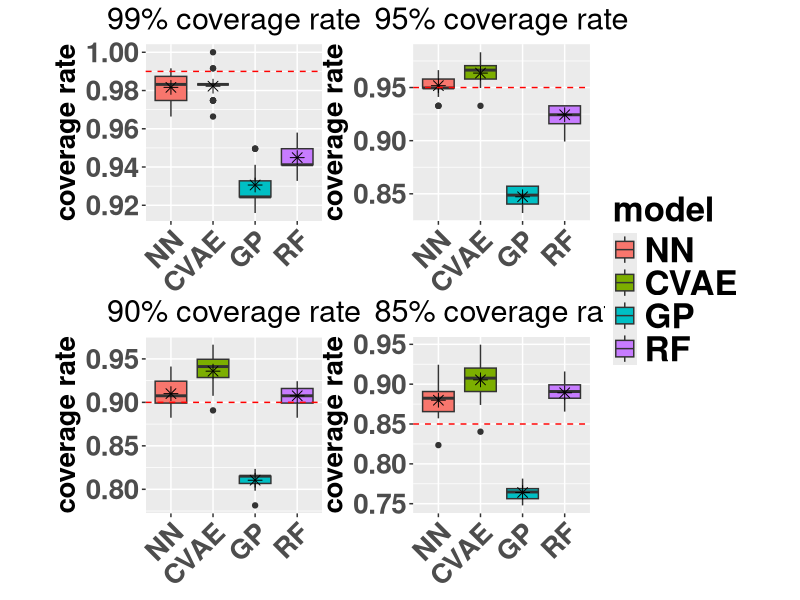
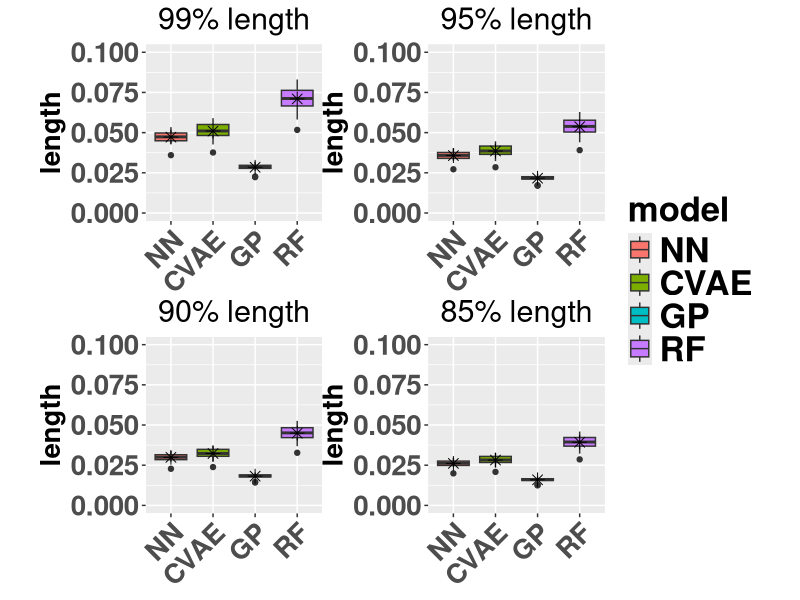
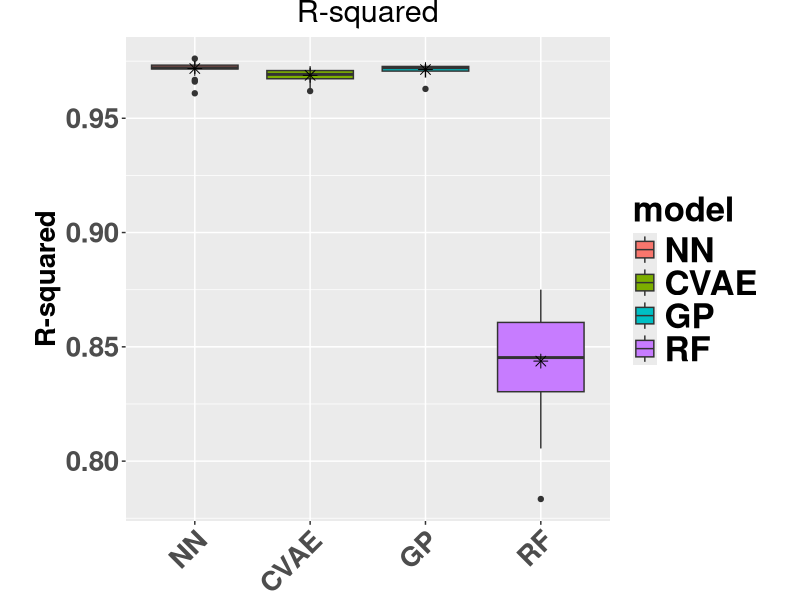
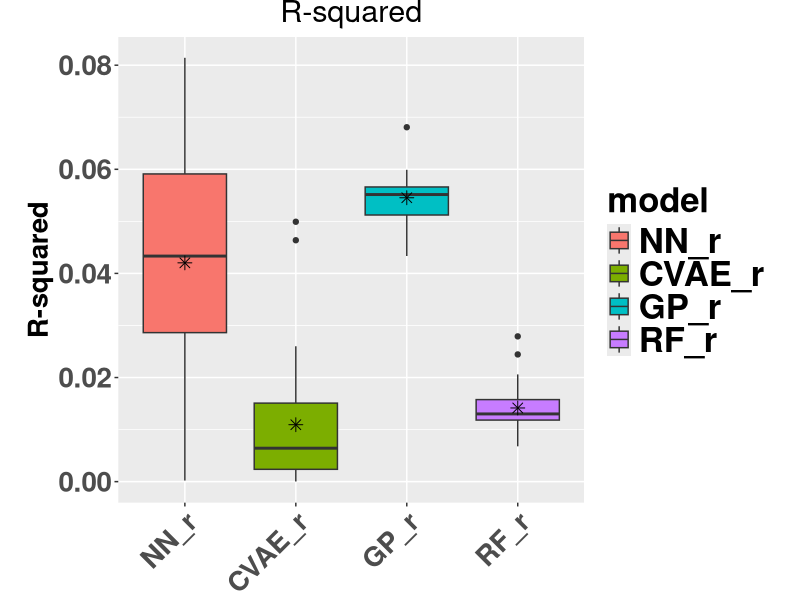

Reproduce these figures in R, in order.
library(ggplot2)
library("patchwork")

## 1200 * 1000

result<-read.csv("result_table.csv",header=TRUE)
result_reduced<-read.csv("result_reduced_table.csv",header=TRUE)

colnames(result)
colnames(result_reduced)

length_idx<- which(grepl("length",colnames(result))==TRUE )
coverage_idx<- which(grepl("coverage",colnames(result))==TRUE )
rsquared_idx<- which(grepl("rsquared",colnames(result))==TRUE )

length_reduced_idx<- which(grepl("length",colnames(result_reduced))==TRUE )
coverage_reduced_idx<- which(grepl("coverage",colnames(result_reduced))==TRUE )
rsquared_reduced_idx<- which(grepl("rsquared",colnames(result_reduced))==TRUE )
length(rsquared_reduced_idx)+length(coverage_reduced_idx)+length(length_reduced_idx)==ncol(result_reduced)

result_length<- result[,length_idx]
result_coverage<- result[,coverage_idx]
result_rsquared<- result[,rsquared_idx]

result_reduced_length<- result_reduced[,length_reduced_idx]
result_reduced_coverage<- result_reduced[,coverage_reduced_idx]
result_reduced_rsquared<- result_reduced[,rsquared_reduced_idx]

# coverage, length, rsquared ----------------------------------------------------------------
colnames(result_reduced_length)

cvae_length<- result_length[,1:4]
cvae_coverage<- result_coverage[,1:4]
cvae_r_squared <-result_rsquared[,1]

cvae_reduced_length<- result_reduced_length[,1:4]
cvae_reduced_coverage<- result_reduced_coverage[,1:4]
cvae_reduced_r_squared <-result_reduced_rsquared[,1]

fnn_length<- result_length[,5:8]
fnn_coverage<- result_coverage[,5:8]
fnn_r_squared <-result_rsquared[,2]

fnn_reduced_length<- result_reduced_length[,5:8]
fnn_reduced_coverage<- result_reduced_coverage[,5:8]
fnn_reduced_r_squared <-result_reduced_rsquared[,2]

rf_length <- result_length[,9:12]
rf_coverage<- result_coverage[,9:12]
rf_r_squared <-result_rsquared[,3]

rf_reduced_length <- result_reduced_length[,9:12]
rf_reduced_coverage<- result_reduced_coverage[,9:12]
rf_reduced_r_squared <-result_reduced_rsquared[,3]

gp_length <-result_length[,13:16]
gp_coverage<- result_coverage[,13:16]
gp_r_squared <-result_rsquared[,4]

gp_reduced_length <-result_reduced_length[,13:16]
gp_reduced_coverage<- result_reduced_coverage[,13:16]
gp_reduced_r_squared <-result_reduced_rsquared[,4]


## 99% coverage rate
#mean(cvae_99[,1])
#mean(fnn_99[,1])
cvae_99<-data.frame(coverage_rate=cvae_coverage$cvae_99_coverage,model=rep("CVAE",27))
fnn_99<-data.frame(coverage_rate=fnn_coverage$fnn_99_coverage,model=rep("NN",27))
rf_99<-data.frame(coverage_rate=rf_coverage$rf_99_coverage,model=rep("RF",27))
gp_99<-data.frame(coverage_rate=gp_coverage$gp_99_coverage,model=rep("GP",27))

cvae_reduced_99<-data.frame(coverage_rate=cvae_reduced_coverage$cvae_reduced_99_coverage,model=rep("CVAE_r",27))
fnn_reduced_99<-data.frame(coverage_rate=fnn_reduced_coverage$fnn_reduced_99_coverage,model=rep("NN_r",27))
rf_reduced_99<-data.frame(coverage_rate=rf_reduced_coverage$rf_reduced_99_coverage,model=rep("RF_r",27))
gp_reduced_99<-data.frame(coverage_rate=gp_reduced_coverage$gp_reduced_99_coverage,model=rep("GP_r",27))

#all_99<-rbind.data.frame(cvae_99, cvae_reduced_99, fnn_99, fnn_reduced_99, rf_99, rf_reduced_99, gp_99,gp_reduced_99)
all_99<-rbind.data.frame(cvae_99, fnn_99,rf_99, gp_99)
#all_99<-rbind.data.frame(cvae_reduced_99, fnn_reduced_99, rf_reduced_99, gp_reduced_99)


desired_order<-c("NN","CVAE","GP","RF")
all_99$model<-factor(all_99$model,levels=desired_order)
fig1<-ggplot(all_99, aes(x=model, y=coverage_rate,fill=model)) + 
  geom_boxplot()+
  stat_summary(fun=mean, geom="point", shape=8,color="black", fill="red",size=3) +
  ggtitle("99% coverage rate")+
  geom_hline(yintercept=0.99,col="red",linetype="dashed")+
  theme(plot.title = element_text(size=22,hjust = 0.5),axis.text=element_text(size=20,face="bold"),
        axis.title=element_text(size=20,face="bold"),
        legend.title=element_text(size=25,face="bold"),
        legend.text=element_text(size=25,face="bold"),
        axis.text.y = element_text(face="bold",size=20),
        axis.text.x = element_text(face="bold",size=20)
        )+
  xlab(NULL)+
  ylab("coverage rate")+
  scale_x_discrete(limits=c("NN","CVAE","GP","RF"))+
  theme(aspect.ratio=1,axis.text.x = element_text(angle = 45, hjust = 1))+
  theme(plot.margin = margin(0, 0, 0, 0, "cm"))

cvae_95<-data.frame(coverage_rate=cvae_coverage$cvae_95_coverage,model=rep("CVAE",27))
fnn_95<-data.frame(coverage_rate=fnn_coverage$fnn_95_coverage,model=rep("NN",27))
rf_95<-data.frame(coverage_rate=rf_coverage$rf_95_coverage,model=rep("RF",27))
gp_95<-data.frame(coverage_rate=gp_coverage$gp_95_coverage,model=rep("GP",27))

cvae_reduced_95<-data.frame(coverage_rate=cvae_reduced_coverage$cvae_reduced_95_coverage,model=rep("CVAE_r",27))
fnn_reduced_95<-data.frame(coverage_rate=fnn_reduced_coverage$fnn_reduced_95_coverage,model=rep("NN_r",27))
rf_reduced_95<-data.frame(coverage_rate=rf_reduced_coverage$rf_reduced_95_coverage,model=rep("RF_r",27))
gp_reduced_95<-data.frame(coverage_rate=gp_reduced_coverage$gp_reduced_95_coverage,model=rep("GP_r",27))

round(mean(cvae_reduced_95[,1]),3)
round(mean(fnn_reduced_95[,1]),3)
round(mean(rf_reduced_95[,1]),3)
round(mean(gp_reduced_95[,1]),3)

#all_95<-rbind.data.frame(cvae_95, cvae_reduced_95, fnn_95, fnn_reduced_95, rf_95, rf_reduced_95, gp_95,gp_reduced_95)
all_95<-rbind.data.frame(cvae_95, fnn_95, rf_95, gp_95)
#all_95<-rbind.data.frame(cvae_reduced_95, fnn_reduced_95, rf_reduced_95, gp_reduced_95)

desired_order<-c("NN","CVAE","GP","RF")
all_95$model<-factor(all_95$model,levels=desired_order)

fig2<-ggplot(all_95, aes(x=model, y=coverage_rate,fill=model)) + 
  geom_boxplot()+
  stat_summary(fun=mean, geom="point", shape=8,color="black", fill="red",size=3) +
  ggtitle("95% coverage rate")+
  geom_hline(yintercept=0.95,col="red",linetype="dashed")+
  theme(plot.title = element_text(size=22,hjust = 0.5),axis.text=element_text(size=20,face="bold"),
        axis.title=element_text(size=20,face="bold"),
        legend.title=element_text(size=25,face="bold"),
        legend.text=element_text(size=25,face="bold"),
        axis.text.y = element_text(face="bold",size=20),
        axis.text.x = element_text(face="bold",size=20)
  )+
  xlab(NULL)+
  ylab("coverage rate")+
  scale_x_discrete(limits=c("NN","CVAE","GP","RF"))+
  theme(aspect.ratio=1,axis.text.x = element_text(angle = 45, hjust = 1))+
  theme(plot.margin = margin(0, 0, 0, 0, "cm"))

cvae_90<-data.frame(coverage_rate=cvae_coverage$cvae_90_coverage,model=rep("CVAE",27))
fnn_90<-data.frame(coverage_rate=fnn_coverage$fnn_90_coverage,model=rep("NN",27))
rf_90<-data.frame(coverage_rate=rf_coverage$rf_90_coverage,model=rep("RF",27))
gp_90<-data.frame(coverage_rate=gp_coverage$gp_90_coverage,model=rep("GP",27))

cvae_reduced_90<-data.frame(coverage_rate=cvae_reduced_coverage$cvae_reduced_90_coverage,model=rep("CVAE_r",27))
fnn_reduced_90<-data.frame(coverage_rate=fnn_reduced_coverage$fnn_reduced_90_coverage,model=rep("NN_r",27))
rf_reduced_90<-data.frame(coverage_rate=rf_reduced_coverage$rf_reduced_90_coverage,model=rep("RF_r",27))
gp_reduced_90<-data.frame(coverage_rate=gp_reduced_coverage$gp_reduced_90_coverage,model=rep("GP_r",27))

#all_90<-rbind.data.frame(cvae_90, cvae_reduced_90, fnn_90, fnn_reduced_90, rf_90, rf_reduced_90, gp_90,gp_reduced_90)
all_90<-rbind.data.frame(cvae_90,  fnn_90, rf_90,  gp_90)
#all_90<-rbind.data.frame(cvae_reduced_90, fnn_reduced_90, rf_reduced_90, gp_reduced_90)
desired_order<-c("NN","CVAE","GP","RF")
all_90$model<-factor(all_90$model,levels=desired_order)


fig3<-ggplot(all_90, aes(x=model, y=coverage_rate,fill=model)) + 
  geom_boxplot()+
  stat_summary(fun=mean, geom="point", shape=8,color="black", fill="red",size=3) +
  ggtitle("90% coverage rate")+
  geom_hline(yintercept=0.90,col="red",linetype="dashed")+
  theme(plot.title = element_text(size=22,hjust = 0.5),axis.text=element_text(size=20,face="bold"),
        axis.title=element_text(size=20,face="bold"),
        legend.title=element_text(size=25,face="bold"),
        legend.text=element_text(size=25,face="bold"),
        axis.text.y = element_text(face="bold",size=20),
        axis.text.x = element_text(face="bold",size=20)
  )+
  xlab(NULL)+
  ylab("coverage rate")+
  scale_x_discrete(limits=c("NN","CVAE","GP","RF"))+
  theme(aspect.ratio=1,axis.text.x = element_text(angle = 45, hjust = 1))+
  theme(plot.margin = margin(0, 0, 0, 0, "cm"))


cvae_85<-data.frame(coverage_rate=cvae_coverage$cvae_85_coverage,model=rep("CVAE",27))
fnn_85<-data.frame(coverage_rate=fnn_coverage$fnn_85_coverage,model=rep("NN",27))
rf_85<-data.frame(coverage_rate=rf_coverage$rf_85_coverage,model=rep("RF",27))
gp_85<-data.frame(coverage_rate=gp_coverage$gp_85_coverage,model=rep("GP",27))

cvae_reduced_85<-data.frame(coverage_rate=cvae_reduced_coverage$cvae_reduced_85_coverage,model=rep("CVAE_r",27))
fnn_reduced_85<-data.frame(coverage_rate=fnn_reduced_coverage$fnn_reduced_85_coverage,model=rep("NN_r",27))
rf_reduced_85<-data.frame(coverage_rate=rf_reduced_coverage$rf_reduced_85_coverage,model=rep("RF_r",27))
gp_reduced_85<-data.frame(coverage_rate=gp_reduced_coverage$gp_reduced_85_coverage,model=rep("GP_r",27))

#all_85<-rbind.data.frame(cvae_85, cvae_reduced_85, fnn_85, fnn_reduced_85, rf_85, rf_reduced_85, gp_85,gp_reduced_85)
all_85<-rbind.data.frame(cvae_85, fnn_85, rf_85,  gp_85)
#all_85<-rbind.data.frame( cvae_reduced_85,fnn_reduced_85, rf_reduced_85, gp_reduced_85)
desired_order<-c("NN","CVAE","GP","RF")
all_85$model<-factor(all_85$model,levels=desired_order)


fig4<-ggplot(all_85, aes(x=model, y=coverage_rate,fill=model)) + 
  geom_boxplot()+
  stat_summary(fun=mean, geom="point", shape=8,color="black", fill="red",size=3) +
  ggtitle("85% coverage rate")+
  geom_hline(yintercept=0.85,col="red",linetype="dashed")+
  theme(plot.title = element_text(size=22,hjust = 0.5),axis.text=element_text(size=20,face="bold"),
        axis.title=element_text(size=20,face="bold"),
        legend.title=element_text(size=25,face="bold"),
        legend.text=element_text(size=25,face="bold"),
        axis.text.y = element_text(face="bold",size=20),
        axis.text.x = element_text(face="bold",size=20)
  )+
  xlab(NULL)+
  ylab("coverage rate")+
  scale_x_discrete(limits=c("NN","CVAE","GP","RF"))+
  theme(aspect.ratio=1,axis.text.x = element_text(angle = 45, hjust = 1))+
  theme(plot.margin = margin(0, 0, 0, 0, "cm"))

combined<-fig1+fig2+fig3+fig4 &theme(legend.position="right")
combined+plot_layout(guides="collect")

### length

cvae_99<-data.frame(length=cvae_length$cvae_99_length,model=rep("CVAE",27))
fnn_99<-data.frame(length=fnn_length$fnn_99_length,model=rep("NN",27))
rf_99<-data.frame(length=rf_length$rf_99_length,model=rep("RF",27))
gp_99<-data.frame(length=gp_length$gp_99_length,model=rep("GP",27))

cvae_reduced_99<-data.frame(length=cvae_reduced_length$cvae_reduced_99_length,model=rep("CVAE_r",27))
fnn_reduced_99<-data.frame(length=fnn_reduced_length$fnn_reduced_99_length,model=rep("NN_r",27))
rf_reduced_99<-data.frame(length=rf_reduced_length$rf_reduced_99_length,model=rep("RF_r",27))
gp_reduced_99<-data.frame(length=gp_reduced_length$gp_reduced_99_length,model=rep("GP_r",27))

#all_99<-rbind.data.frame(cvae_99, cvae_reduced_99, fnn_99, fnn_reduced_99, rf_99, rf_reduced_99, gp_99,gp_reduced_99)
all_99<-rbind.data.frame(cvae_99, fnn_99,  rf_99,  gp_99)
#all_99<-rbind.data.frame( cvae_reduced_99,  fnn_reduced_99,  rf_reduced_99,gp_reduced_99)

desired_order<-c("NN","CVAE","GP","RF")
all_99$model<-factor(all_99$model,levels=desired_order)

fig11<-ggplot(all_99, aes(x=model, y=length,fill=model)) + 
  geom_boxplot()+
  stat_summary(fun=mean, geom="point", shape=8,color="black", fill="red",size=3) +
  ggtitle("99% length")+
  theme(plot.title = element_text(size=22,hjust = 0.5),axis.text=element_text(size=20,face="bold"),
        axis.title=element_text(size=20,face="bold"),
        legend.title=element_text(size=25,face="bold"),
        legend.text=element_text(size=25,face="bold"),
        axis.text.y = element_text(face="bold",size=20),
        axis.text.x = element_text(face="bold",size=20)
  )+
  xlab(NULL)+
  ylim(0,0.1)+
  ylab("length")+
  scale_x_discrete(limits=c("NN","CVAE","GP","RF"))+
  theme(aspect.ratio=1,axis.text.x = element_text(angle = 45, hjust = 1))+
  theme(plot.margin = margin(0, 0, 0, 0, "cm"))

cvae_95<-data.frame(length=cvae_length$cvae_95_length,model=rep("CVAE",27))
fnn_95<-data.frame(length=fnn_length$fnn_95_length,model=rep("NN",27))
rf_95<-data.frame(length=rf_length$rf_95_length,model=rep("RF",27))
gp_95<-data.frame(length=gp_length$gp_95_length,model=rep("GP",27))

cvae_reduced_95<-data.frame(length=cvae_reduced_length$cvae_reduced_95_length,model=rep("CVAE_r",27))
fnn_reduced_95<-data.frame(length=fnn_reduced_length$fnn_reduced_95_length,model=rep("NN_r",27))
rf_reduced_95<-data.frame(length=rf_reduced_length$rf_reduced_95_length,model=rep("RF_r",27))
gp_reduced_95<-data.frame(length=gp_reduced_length$gp_reduced_95_length,model=rep("GP_r",27))

#all_95<-rbind.data.frame(cvae_95, cvae_reduced_95, fnn_95, fnn_reduced_95, rf_95, rf_reduced_95, gp_95,gp_reduced_95)
all_95<-rbind.data.frame(cvae_95, fnn_95,  rf_95, gp_95)
#all_95<-rbind.data.frame( cvae_reduced_95, fnn_reduced_95,  rf_reduced_95, gp_reduced_95)
desired_order<-c("NN","CVAE","GP","RF")
all_95$model<-factor(all_95$model,levels=desired_order)


round(mean(cvae_reduced_95[,1]),3)
round(mean(fnn_reduced_95[,1]),3)
round(mean(rf_reduced_95[,1]),3)
round(mean(gp_reduced_95[,1]),3)

fig22<-ggplot(all_95, aes(x=model, y=length,fill=model)) + 
  geom_boxplot()+
  stat_summary(fun=mean, geom="point", shape=8,color="black", fill="red",size=3) +
  ggtitle("95% length")+
  theme(plot.title = element_text(size=22,hjust = 0.5),axis.text=element_text(size=20,face="bold"),
        axis.title=element_text(size=20,face="bold"),
        legend.title=element_text(size=25,face="bold"),
        legend.text=element_text(size=25,face="bold"),
        axis.text.y = element_text(face="bold",size=20),
        axis.text.x = element_text(face="bold",size=20)
  )+
  xlab(NULL)+
  ylim(0,0.1)+
  ylab("length")+
  scale_x_discrete(limits=c("NN","CVAE","GP","RF"))+
  theme(aspect.ratio=1,axis.text.x = element_text(angle = 45, hjust = 1))+
  theme(plot.margin = margin(0, 0, 0, 0, "cm"))

cvae_90<-data.frame(length=cvae_length$cvae_90_length,model=rep("CVAE",27))
fnn_90<-data.frame(length=fnn_length$fnn_90_length,model=rep("NN",27))
rf_90<-data.frame(length=rf_length$rf_90_length,model=rep("RF",27))
gp_90<-data.frame(length=gp_length$gp_90_length,model=rep("GP",27))

cvae_reduced_90<-data.frame(length=cvae_reduced_length$cvae_reduced_90_length,model=rep("CVAE_r",27))
fnn_reduced_90<-data.frame(length=fnn_reduced_length$fnn_reduced_90_length,model=rep("NN_r",27))
rf_reduced_90<-data.frame(length=rf_reduced_length$rf_reduced_90_length,model=rep("RF_r",27))
gp_reduced_90<-data.frame(length=gp_reduced_length$gp_reduced_90_length,model=rep("GP_r",27))

#all_90<-rbind.data.frame(cvae_90, cvae_reduced_90, fnn_90, fnn_reduced_90, rf_90, rf_reduced_90, gp_90,gp_reduced_90)
all_90<-rbind.data.frame(cvae_90,  fnn_90, rf_90,  gp_90)
#all_90<-rbind.data.frame(cvae_reduced_90,fnn_reduced_90,rf_reduced_90,gp_reduced_90)
desired_order<-c("NN","CVAE","GP","RF")
all_90$model<-factor(all_90$model,levels=desired_order)

fig33<-ggplot(all_90, aes(x=model, y=length,fill=model)) + 
  geom_boxplot()+
  stat_summary(fun=mean, geom="point", shape=8,color="black", fill="red",size=3) +
  ggtitle("90% length")+
  theme(plot.title = element_text(size=22,hjust = 0.5),axis.text=element_text(size=20,face="bold"),
        axis.title=element_text(size=20,face="bold"),
        legend.title=element_text(size=25,face="bold"),
        legend.text=element_text(size=25,face="bold"),
        axis.text.y = element_text(face="bold",size=20),
        axis.text.x = element_text(face="bold",size=20)
  )+
  xlab(NULL)+
  ylim(0,0.1)+
  ylab("length")+
  scale_x_discrete(limits=c("NN","CVAE","GP","RF"))+
  theme(aspect.ratio=1,axis.text.x = element_text(angle = 45, hjust = 1))+
  theme(plot.margin = margin(0, 0, 0, 0, "cm"))


cvae_85<-data.frame(length=cvae_length$cvae_85_length,model=rep("CVAE",27))
fnn_85<-data.frame(length=fnn_length$fnn_85_length,model=rep("NN",27))
rf_85<-data.frame(length=rf_length$rf_85_length,model=rep("RF",27))
gp_85<-data.frame(length=gp_length$gp_85_length,model=rep("GP",27))

cvae_reduced_85<-data.frame(length=cvae_reduced_length$cvae_reduced_85_length,model=rep("CVAE_r",27))
fnn_reduced_85<-data.frame(length=fnn_reduced_length$fnn_reduced_85_length,model=rep("NN_r",27))
rf_reduced_85<-data.frame(length=rf_reduced_length$rf_reduced_85_length,model=rep("RF_r",27))
gp_reduced_85<-data.frame(length=gp_reduced_length$gp_reduced_85_length,model=rep("GP_r",27))

#all_85<-rbind.data.frame(cvae_85, cvae_reduced_85, fnn_85, fnn_reduced_85, rf_85, rf_reduced_85, gp_85,gp_reduced_85)
all_85<-rbind.data.frame(cvae_85,  fnn_85,  rf_85, gp_85)
#all_85<-rbind.data.frame(cvae_reduced_85, fnn_reduced_85,  rf_reduced_85,gp_reduced_85)
desired_order<-c("NN","CVAE","GP","RF")
all_85$model<-factor(all_85$model,levels=desired_order)

fig44<-ggplot(all_85, aes(x=model, y=length,fill=model)) + 
  geom_boxplot()+
  stat_summary(fun=mean, geom="point", shape=8,color="black", fill="red",size=3) +
  ggtitle("85% length")+
  theme(plot.title = element_text(size=22,hjust = 0.5),axis.text=element_text(size=20,face="bold"),
        axis.title=element_text(size=20,face="bold"),
        legend.title=element_text(size=25,face="bold"),
        legend.text=element_text(size=25,face="bold"),
        axis.text.y = element_text(face="bold",size=20),
        axis.text.x = element_text(face="bold",size=20)
  )+
  xlab(NULL)+
  ylim(0,0.1)+
  ylab("length")+
  scale_x_discrete(limits=c("NN","CVAE","GP","RF"))+
  theme(aspect.ratio=1,axis.text.x = element_text(angle = 45, hjust = 1))+
  theme(plot.margin = margin(0, 0, 0, 0, "cm"))

combined<-fig11+fig22+fig33+fig44 &theme(legend.position="right")
combined+plot_layout(guides="collect")

## r squared
cvae_r_squared<-data.frame(r_squared=cvae_r_squared,model=rep("CVAE",27))
fnn_r_squared<-data.frame(r_squared=fnn_r_squared,model=rep("NN",27))
rf_r_squared<-data.frame(r_squared=rf_r_squared,model=rep("RF",27))
gp_r_squared<-data.frame(r_squared=gp_r_squared,model=rep("GP",27))

round(mean(cvae_r_squared[,1]),3)
round(mean(fnn_r_squared[,1]),3)

round(mean(rf_r_squared[,1]),3)
round(mean(gp_r_squared[,1]),3)

cvae_reduced_r_squared<-data.frame(r_squared=cvae_reduced_r_squared,model=rep("CVAE_r",27))
fnn_reduced_r_squared<-data.frame(r_squared=fnn_reduced_r_squared,model=rep("NN_r",27))
rf_reduced_r_squared<-data.frame(r_squared=rf_reduced_r_squared,model=rep("RF_r",27))
gp_reduced_r_squared<-data.frame(r_squared=gp_reduced_r_squared,model=rep("GP_r",27))

#all_r_squared<-rbind.data.frame(cvae_r_squared, cvae_reduced_r_squared, fnn_r_squared, fnn_reduced_r_squared,
#                                rf_r_squared,rf_reduced_r_squared, gp_r_squared,gp_reduced_r_squared)

all_r_squared<-rbind.data.frame(cvae_r_squared, fnn_r_squared,
                                 rf_r_squared, gp_r_squared)
desired_order<-c("NN","CVAE","GP","RF")
all_r_squared$model<-factor(all_r_squared$model,levels=desired_order)


ggplot(all_r_squared, aes(x=model, y=r_squared,fill=model)) + 
  geom_boxplot()+
  stat_summary(fun=mean, geom="point", shape=8,color="black", fill="red",size=3) +
  ggtitle("R-squared")+
  theme(plot.title = element_text(size=22,hjust = 0.5),axis.text=element_text(size=20,face="bold"),
        axis.title=element_text(size=20,face="bold"),
        legend.title=element_text(size=25,face="bold"),
        legend.text=element_text(size=25,face="bold"),
        axis.text.y = element_text(face="bold",size=20),
        axis.text.x = element_text(face="bold",size=20)
  )+
  xlab(NULL)+
  ylab("R-squared")+
  scale_x_discrete(limits=c("NN","CVAE","GP","RF"))+
  theme(aspect.ratio=1,axis.text.x = element_text(angle = 45, hjust = 1))+
  theme(plot.margin = margin(0, 0, 0, 0, "cm"))

rm(all_r_squared)
## r squared (reduced)
all_r_squared<-rbind.data.frame(cvae_reduced_r_squared, fnn_reduced_r_squared,
                               rf_reduced_r_squared, gp_reduced_r_squared)

desired_order<-c("NN_r","CVAE_r","GP_r","RF_r")
all_r_squared$model<-factor(all_r_squared$model,levels=desired_order)


ggplot(all_r_squared, aes(x=model, y=r_squared,fill=model)) + 
  geom_boxplot()+
  stat_summary(fun=mean, geom="point", shape=8,color="black", fill="red",size=3) +
  ggtitle("R-squared")+
  theme(plot.title = element_text(size=22,hjust = 0.5),axis.text=element_text(size=20,face="bold"),
        axis.title=element_text(size=20,face="bold"),
        legend.title=element_text(size=25,face="bold"),
        legend.text=element_text(size=25,face="bold"),
        axis.text.y = element_text(face="bold",size=20),
        axis.text.x = element_text(face="bold",size=20)
  )+
  xlab(NULL)+
  ylab("R-squared")+
  scale_x_discrete(limits=c("NN_r","CVAE_r","GP_r","RF_r"))+
  theme(aspect.ratio=1,axis.text.x = element_text(angle = 45, hjust = 1))+
  theme(plot.margin = margin(0, 0, 0, 0, "cm"))

